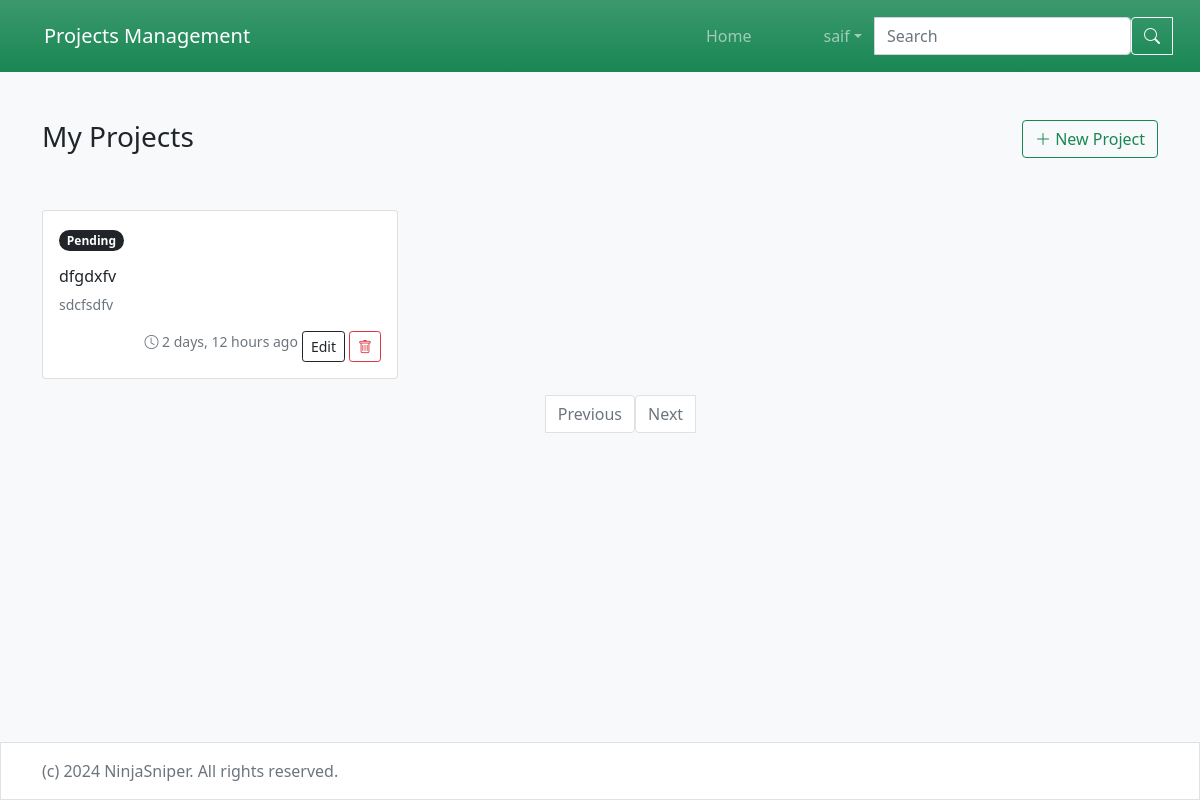
The app's page / (signed in), older data.
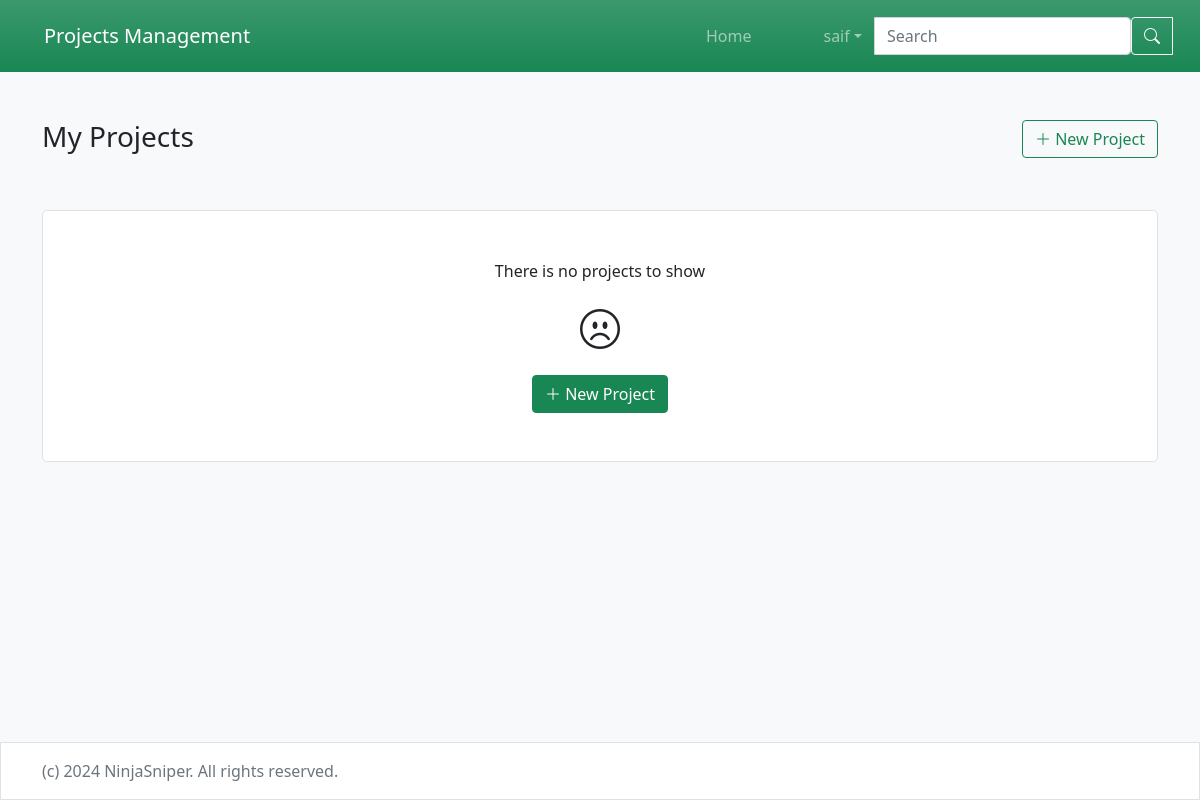
The same page, newer data.
### projects/models.py (models this page shows, shortened)
class Project(models.Model) :
    title = models.CharField( max_length=50)
    description = models.TextField()
    status = models.IntegerField(choices = Status.choices, default = Status.PENDING)
    created_at = models.DateTimeField(auto_now_add=True)
    updated_at = models.DateTimeField(auto_now=True)
    category = models.ForeignKey(Category, on_delete=models.PROTECT )
    user = models.ForeignKey(AUTH_USER_MODEL, on_delete=models.CASCADE , null= True)

### projects/views.py (the view)
# urls.py: path('', views.ProjectListView.as_view(), name='Project_list'),
class ProjectListView(LoginRequiredMixin, ListView):
    model = models.Project
    template_name = 'project/list.html'
    paginate_by = 6
    def get_queryset(self):
        query_set = super().get_queryset()
        where = {'user_id': self.request.user}
        q = self.request.GET.get('q', None)
        if q:
            where['title__icontains'] = q
        return query_set.filter(**where)

### projects/templates/project/list.html
{% extends "base.html" %}
{% load i18n %}
{% load humanize %}
{% block content %}
<div class="d-flex justify-content-between">
    <h3>{% trans 'My Projects' %}</h3>
    <div>
        <a href="{% url 'Project_create' %}" class="btn btn-outline-success">
            <i class="bi bi-plus-lg"></i> {% trans 'New Project' %}
        </a>
    </div>
</div>
    <div class="row my-5">
        {% for project in object_list %}
            <div class="col-md-4">
                <div class="card mb-3">
                    <div class="card-body">
                        <p>
                            <span class="badge rounded-pill bg-dark">
                                {{ project.get_status_display }}
                            </span>
                        </p>
                        <h3 class="card-title fs-6">
                            {{ project.title }}
                        </h3>
                        <p class="card-text text-muted small">
                            {{ project.description }}
                        </p>
                        <div class="d-flex">
                            <span class="me-auto text-muted small">
                                <i class="bi bi-clock"></i>
                                <time datetime="{{ project.created_at }}">
                                    {{  project.created_at|naturaltime }}
                                </time>
                            </span>
                            <a
                                href="{% url 'Project_update' project.id %}"
                                class="btn btn-sm btn-outline-dark mx-1">
                                {% trans 'Edit' %}
                            </a>
                            <a
                                href="{% url 'Project_delete' project.id %}"
                                class="btn btn-sm btn-outline-danger">
                                <i class="bi bi-trash"></i>
                            </a>
                        </div>
                    </div>
                </div>
            </div>
        {% empty %}
            <div class="col-md-12">
                <div class="h-100 p-5 bg-white border rounded-3 text-center">
                    <p>{% trans 'There is no projects to show' %}</p>
                    <p>
                        <i class="bi bi-emoji-frown fs-1"></i>
                    </p>
                    <a class="btn btn-success" type="button" href="{% url 'Project_create' %}">
                        <i class="bi bi-plus-lg "></i> {% trans 'New Project' %}
                    </a>
                </div>
            </div>
        {% endfor %}
        {% if page_obj.paginator.count > 0 %}
            <div class="d-flex justify-content-center bd-highlight mb-3">
                <nav>
                    <ul class="pagination">
                        {% if page_obj.has_previous %}
                            <li class="page-item">
                                <a class="page-link" href="?page={{ page_obj.previous_page_number }}">
                                    {% trans 'Previous' %}
                                </a>
                            </li>
                        {% else %}
                            <li class="page-item disabled">
                                <a class="page-link" href="#">{% trans 'Previous' %}</a>
                            </li>
                        {% endif %}
                        {% if page_obj.has_next %}
                            <li class="page-item">
                                <a class="page-link" href="?page={{ page_obj.next_page_number }}">
                                    {% trans 'Next' %}
                                </a>
                            </li>
                        {% else %}
                            <li class="page-item disabled">
                                <a class="page-link" href="#">{% trans 'Next' %}</a>
                            </li>
                        {% endif %}
                    </ul>
                </nav>
            </div>
        {% endif %}
    </div>
{% endblock %}

Row changes from the older to the newer data that the page shows:
removed Project: status "Pending", title "dfgdxfv", description "sdcfsdfv", created_at "2 days, 12 hours ago"
Text that changed along with them:
text no longer shown: "Previous Next"
text now shown: "There is no projects to show New Project"
